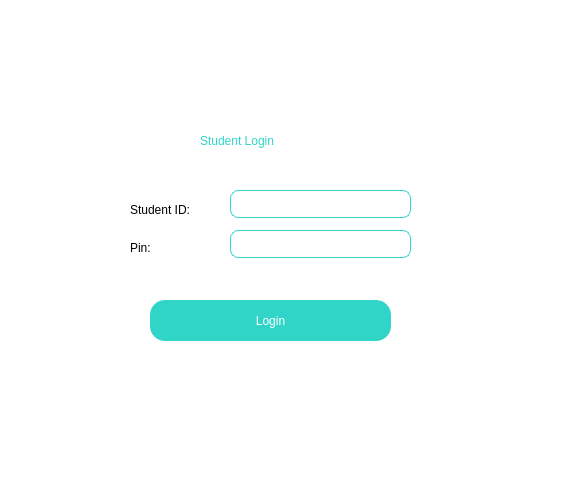
<?xml version="1.0" encoding="UTF-8"?>
<ui version="4.0">
 <class>studentloginwindow</class>
 <widget class="QWidget" name="studentloginwindow">
  <property name="geometry">
   <rect>
    <x>0</x>
    <y>0</y>
    <width>567</width>
    <height>490</height>
   </rect>
  </property>
  <property name="windowTitle">
   <string>Form</string>
  </property>
  <property name="styleSheet">
   <string notr="true">background-color: rgb(255, 255, 255);</string>
  </property>
  <widget class="QLabel" name="IDplaceholder">
   <property name="geometry">
    <rect>
     <x>130</x>
     <y>200</y>
     <width>91</width>
     <height>20</height>
    </rect>
   </property>
   <property name="styleSheet">
    <string notr="true">font: 10pt &quot;Arial&quot;;
color:black;
</string>
   </property>
   <property name="text">
    <string>Student ID:</string>
   </property>
  </widget>
  <widget class="QLabel" name="PINplaceholder">
   <property name="geometry">
    <rect>
     <x>130</x>
     <y>240</y>
     <width>49</width>
     <height>16</height>
    </rect>
   </property>
   <property name="styleSheet">
    <string notr="true">font: 10pt &quot;Arial&quot;;
color:black;
</string>
   </property>
   <property name="text">
    <string>Pin:</string>
   </property>
  </widget>
  <widget class="QPushButton" name="studentLogin">
   <property name="geometry">
    <rect>
     <x>150</x>
     <y>300</y>
     <width>241</width>
     <height>41</height>
    </rect>
   </property>
   <property name="styleSheet">
    <string notr="true">background-color: rgb(48, 213, 200);
color: white;
border-radius: 15px</string>
   </property>
   <property name="text">
    <string>Login</string>
   </property>
  </widget>
  <widget class="QLabel" name="statusLabel">
   <property name="geometry">
    <rect>
     <x>200</x>
     <y>120</y>
     <width>171</width>
     <height>41</height>
    </rect>
   </property>
   <property name="styleSheet">
    <string notr="true">
font: 700 12pt &quot;Arial Rounded MT&quot;;
color:rgb(48, 213, 200);</string>
   </property>
   <property name="text">
    <string>Student Login</string>
   </property>
  </widget>
  <widget class="QLineEdit" name="studentIdInput">
   <property name="geometry">
    <rect>
     <x>230</x>
     <y>190</y>
     <width>181</width>
     <height>28</height>
    </rect>
   </property>
   <property name="styleSheet">
    <string notr="true">   border: 1px solid rgb(48, 213, 200);
background-color: rgb(255, 255, 255);
   border-radius: 8px;       </string>
   </property>
  </widget>
  <widget class="QLineEdit" name="pinInput">
   <property name="geometry">
    <rect>
     <x>230</x>
     <y>230</y>
     <width>181</width>
     <height>28</height>
    </rect>
   </property>
   <property name="styleSheet">
    <string notr="true">   border: 1px solid rgb(48, 213, 200);
background-color: rgb(255, 255, 255);
   border-radius: 8px;       </string>
   </property>
  </widget>
 </widget>
 <resources/>
 <connections/>
</ui>
